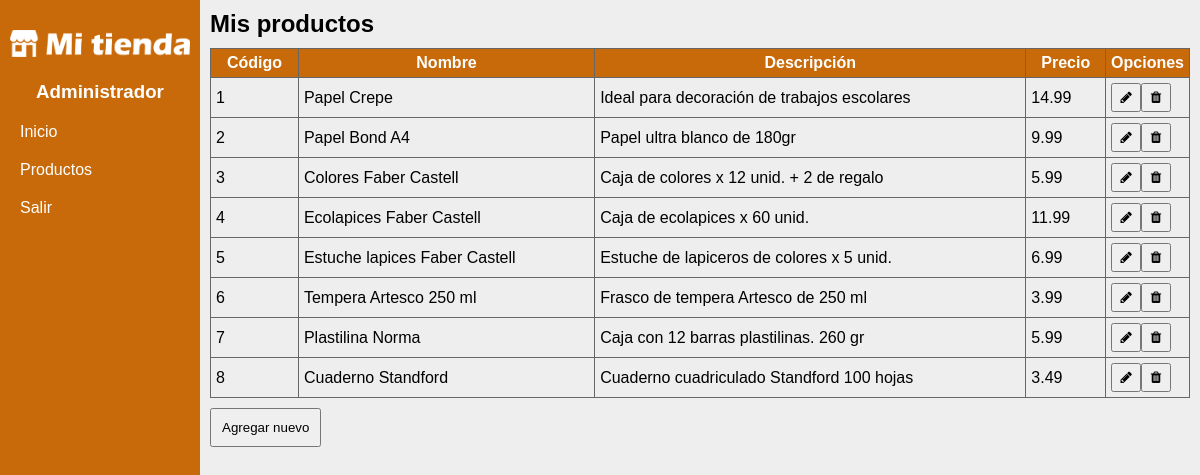
The page /gestion/productos.php on the database its author committed.
### tables this page shows
CREATE TABLE PRODUCTO(
	codpro int not null AUTO_INCREMENT,
	nompro varchar(50) null,
	despro varchar(100) null,
	prepro decimal(6,2) null,
	estado int null,
	CONSTRAINT pk_producto
	PRIMARY KEY (codpro)
)character set latin1;

### gestion/productos.php (the view, shortened to what this page needs)
<?php
	include('config/conexion.php');
?>
<!DOCTYPE html>
<html>
<head>
	<link rel="stylesheet" type="text/css" href="css/index.css">
	<link rel="stylesheet" type="text/css" href="font-awesome-4.7.0/css/font-awesome.min.css">
</head>
<body>
	<div class="main-container">
		<?php include("layout/_directorios.php"); ?>
		<div class="body-page">
			<h2>Mis productos</h2>
			<table class="mt10">
				<thead>
					<tr>
						<th>Código</th>
						<th>Nombre</th>
						<th>Descripción</th>
						<th>Precio</th>
						<th class="td-option">Opciones</th>
					</tr>
				</thead>
				<tbody>
					<?php
						$sql="SELECT * from producto";
						$resultado=mysqli_query($con,$sql);
						while ($row=mysqli_fetch_array($resultado)) {
							echo
					'<tr>
						<td>'.$row['codpro'].'</td>
						<td>'.$row['nompro'].'</td>
						<td>'.$row['despro'].'</td>
						<td>'.$row['prepro'].'</td>
						<td class="td-option">
							<div class="div-flex div-td-button">
								<button onclick="edit_product('.$row['codpro'].')"><i class="fa fa-pencil" aria-hidden="true"></i></button>
								<button onclick="delete_product('.$row['codpro'].')"><i class="fa fa-trash" aria-hidden="true"></i></button>
							</div>
						</td>
					</tr>';
						}
					?>
				</tbody>
			</table>
			<button class="mt10" onclick="show_modal('modal-producto')">Agregar nuevo</button>
		</div>
	</div>
</body>
</html>

### gestion/layout/_directorios.php
<div class="body-nav-bar">
	<img src="assets/web/logo.png">
	<center>
		<h3>Administrador</h3>
	</center>
	<ul class="mt10">
		<li><a href="main.php">Inicio</a></li>
		<li><a href="productos.php">Productos</a></li>
		<li><a href="../">Salir</a></li>
	</ul>
</div>

### gestion/css/index.css (style rules this page uses)
* { margin: 0; padding: 0; box-sizing: border-box; font-family: sans-serif; }
body { width: 100%; background: #eee; }
button { padding: 10px; cursor: pointer; }
.main-container { display: flex; width: 100%; height: 100vh; }
.body-nav-bar { width: 200px; background: #c86a09; height: 100%; padding: 10px; color: #fff; }
.body-nav-bar img { padding: 20px 0; width: 100%; }
.body-nav-bar ul li { display: flex; }
.mt10 { margin-top: 10px; }
.body-nav-bar ul li a { padding: 10px; width: 100%; text-decoration: none; color: #fff; }
.body-page { width: calc(100% - 200px); height: 100%; padding: 10px; }
table { width: 100%; border-collapse: collapse; }
th,td { padding: 5px; border: 1px solid #666; }
th { background: #c86a09; color: #fff; }
.td-option { width: 60px; }
.div-flex { display: flex; }
.div-td-button { width: 60px; }
.div-td-button button { width: 30px; padding: 5px; }

### rows shown on the page
producto: codpro "1", nompro "Papel Crepe", despro "Ideal para decoración de trabajos escolares", prepro "14.99"
producto: codpro "2", nompro "Papel Bond A4", despro "Papel ultra blanco de 180gr", prepro "9.99"
producto: codpro "3", nompro "Colores Faber Castell", despro "Caja de colores x 12 unid. + 2 de regalo", prepro "5.99"
producto: codpro "4", nompro "Ecolapices Faber Castell", despro "Caja de ecolapices x 60 unid.", prepro "11.99"
producto: codpro "5", nompro "Estuche lapices Faber Castell", despro "Estuche de lapiceros de colores x 5 unid.", prepro "6.99"
producto: codpro "6", nompro "Tempera Artesco 250 ml", despro "Frasco de tempera Artesco de 250 ml", prepro "3.99"
producto: codpro "7", nompro "Plastilina Norma", despro "Caja con 12 barras plastilinas. 260 gr", prepro "5.99"
producto: codpro "8", nompro "Cuaderno Standford", despro "Cuaderno cuadriculado Standford 100 hojas", prepro "3.49"
